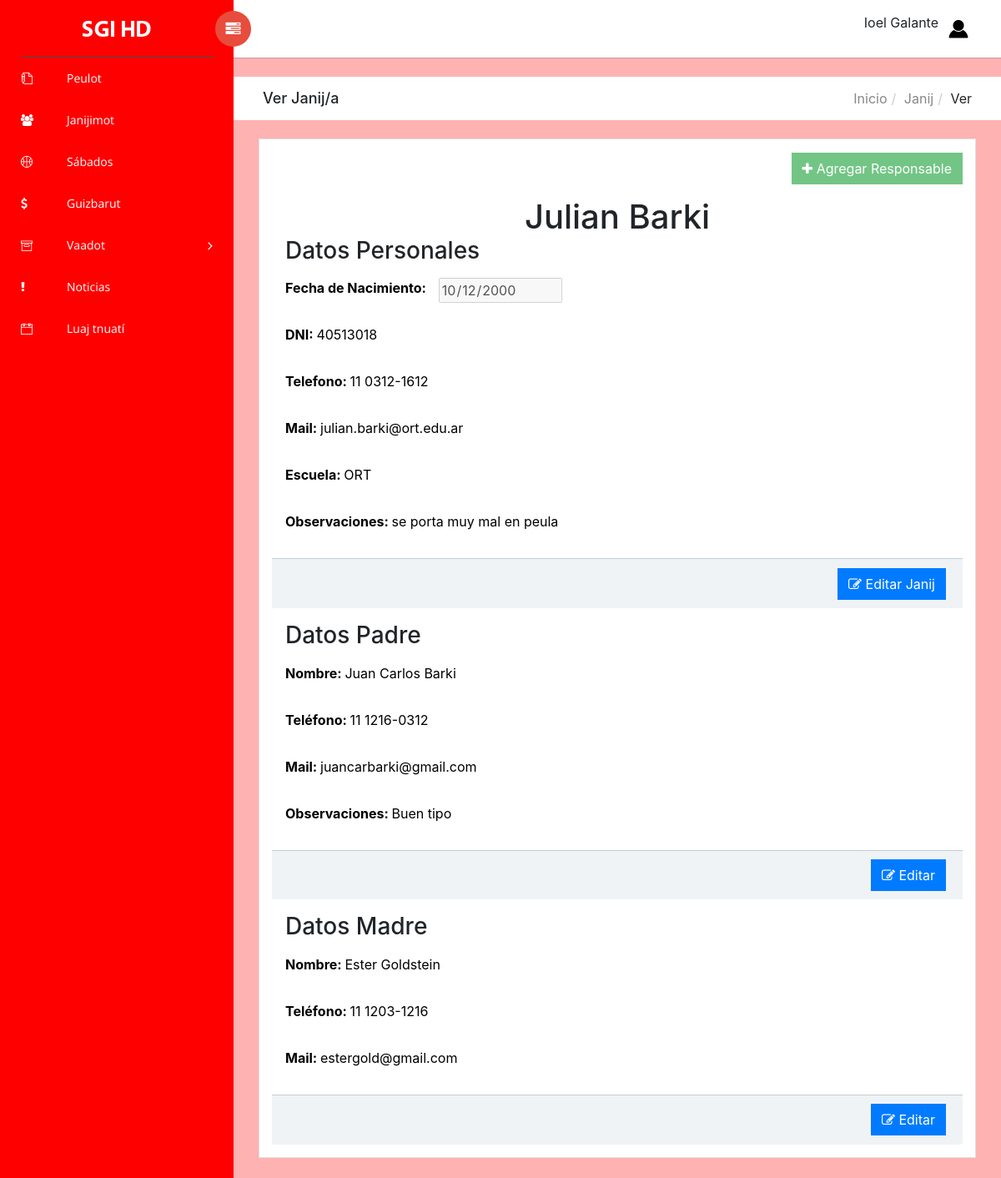
Page /SGI_HD/Janij-Ver.php?id=40513018 (signed in) on the committed database.
### tables this page shows
CREATE TABLE `janijim` (
  `idJanij` int(11) NOT NULL,
  `nombre` varchar(50) NOT NULL,
  `apellido` varchar(50) NOT NULL,
  `kvutza` int(11) NOT NULL,
  `fechaNac` date NOT NULL,
  `escuela` varchar(100) NOT NULL,
  `telefono` varchar(50) DEFAULT NULL,
  `mail` varchar(50) DEFAULT NULL,
  `observaciones` varchar(1500) DEFAULT NULL
);

CREATE TABLE `responsables` (
  `idResponsable` int(11) NOT NULL,
  `nombreR` varchar(50) NOT NULL,
  `apellidoR` varchar(50) NOT NULL,
  `telefonoR` varchar(50) NOT NULL,
  `mailR` varchar(50) NOT NULL,
  `relacion` varchar(50) NOT NULL,
  `observacionesR` varchar(5000) DEFAULT NULL,
  `fechaNacR` date NOT NULL
);

### SGI_HD/dao.php (called while the page is built, shortened)
<?php
function connect() {
   $host='localhost';
   $user='root';
   $pass='';
   $db='sgihd';
   return new PDO("mysql:host={$host};dbname={$db}", $user, $pass);
}
function obtenerJanijPorID($id){
   $pdo = connect();
   $stmt = $pdo -> prepare("CALL obtenerJanijPorID($id)");
   $stmt -> execute();
   return $stmt -> fetch();
}
function obtenerResponsablePorJanij($janij){
   $pdo = connect();
   $stmt = $pdo -> prepare("CALL obtenerResponsablesPorJanij($janij)");
   $stmt -> execute();
   return $stmt -> fetchAll(PDO::FETCH_ASSOC);
}
?>

### SGI_HD/Janij-Ver.php (the view, shortened to what this page needs)
<?php
    include 'header.php';
    include 'dao.php';
    $idJanij = $_GET['id'];
    $janij = obtenerJanijPorID($idJanij);
    $responsables = obtenerResponsablePorJanij($idJanij);
?>
<div class="breadcrumbs">
            <div class="col-sm-4">
                <div class="page-header float-left">
                    <div class="page-title">
                        <h1>Ver Janij/a</h1>
                    </div>
                </div>
            </div>
            <div class="col-sm-8">
                <div class="page-header float-right">
                    <div class="page-title">
                        <ol class="breadcrumb text-right">
                            <li><a href="#">Inicio</a></li>
                            <li><a href="#">Janij</a></li>
                            <li class="active">Ver</li>
                        </ol>
                    </div>
                </div>
            </div>
        </div>
        <div class="content mt-3">
            <div class="animated fadeIn">
                <div class="row">
                    <div class="col-md-12">
                        <div class="col-lg-12">
                            <div class="card">
                                <?php if (count($responsables) < 2){?>
                                    <div class="col-md-12 mt-3 text-right">
                                        <a href="Responsable-AgregarEditar.php?j=<?php echo $janij['idJanij']?>" class="btn btn-success"><i class="fa fa-plus"></i> Agregar Responsable</a>
                                    </div>
                                <?php } else { ?>
                                    <div class="col-md-12 mt-3 text-right">
                                        <a href="Responsable-AgregarEditar.php?j=<?php echo $janij['idJanij']?>" class="btn btn-success disabled"><i class="fa fa-plus"></i> Agregar Responsable</a>
                                    </div>
                                <?php } ?>
                                <div class="card-body card-block">
                                        <div class="text-center">
                                            <h1 class=""><?php echo $janij['nombre'] .' ' .$janij['apellido'] ?></h1>
                                        </div>
                                        <div class="ml-3">
                                            <h3 class="">Datos Personales</h3>
                                        </div>
                                        <div class="row form-group ml-3 mt-3 mr-2">
                                            <p><strong>Fecha de Nacimiento: </strong></p>
                                            <div class="col-sm-4">
                                                <input type="date" name="fPeula" step="1" disabled="true" value="<?php echo $janij['fechaNac'] ?>">
                                            </div>
                                        </div>
                                        <div class="row form-group ml-3 mt-3 mr-2">
                                            <p><strong>DNI: </strong><?php echo $janij['idJanij'] ?></p>
                                        </div>
                                        <?php if ($janij['telefono'] != NULL){?>
                                        <div class="row form-group ml-3 mt-3">
                                            <p><strong>Telefono: </strong><?php echo $janij['telefono'] ?></p>
                                        </div>
                                        <?php }
                                        if ($janij['mail'] != NULL){?>
                                        <div class="row form-group ml-3 mt-3 mr-2">
                                            <p><strong>Mail: </strong><?php echo $janij['mail'] ?></p>
                                        </div>
                                        <?php } ?>
                                        <div class="row form-group ml-3 mt-3 mr-2">
                                            <p><strong>Escuela: </strong><?php echo $janij['escuela'] ?></p>
                                        </div>
                                        <?php if ($janij['observaciones'] != NULL){?>
                                                <div class="row form-group ml-3 mt-3">
                                                    <p><strong>Observaciones: </strong><?php echo $janij['observaciones'] ?></p>
                                                </div>
                                        <?php } ?>
                                        <div class="card-footer text-right">
                                            <a href="Janij-AgregarEditar.php?id=<?php echo $janij['idJanij']?>" class="btn btn-primary"><i class="fa fa-edit"></i> Editar Janij</a>
                                        </div>
                                        <?php for ($i = 0; $i < count($responsables); $i++)
                                        {   ?>
                                            <div class="ml-3 mt-3">
                                                <h3 class="">Datos <?php echo $responsables[$i]['relacion'] ?></h3>
                                            </div>
                                            <div class="row form-group ml-3 mt-3 mr-2">
                                                <p><strong>Nombre: </strong><?php echo $responsables[$i]['nombre'] .' ' .$responsables[$i]['apellido']?></p>
                                            </div>
                                            <div class="row form-group ml-3 mt-3 mr-2">
                                                <p><strong>Teléfono: </strong><?php echo $responsables[$i]['telefono'] ?></p>
                                            </div>
                                            <div class="row form-group ml-3 mt-3 mr-2">
                                                <p><strong>Mail: </strong><?php echo $responsables[$i]['mail'] ?></p>
                                            </div>
                                            <?php if ($responsables[$i]['obs'] != NULL){?>
                                                <div class="row form-group ml-3 mt-3">
                                                    <p><strong>Observaciones: </strong><?php echo $responsables[$i]['obs'] ?></p>
                                                </div>
                                            <?php } ?>
                                            <div class="card-footer text-right">
                                                <a href="Responsable-AgregarEditar.php?j=<?php echo $janij['idJanij']?>&r=<?php echo $responsables[$i]['idResponsable']?>" class="btn btn-primary"><i class="fa fa-edit"></i> Editar</a>
                                            </div>
                                        <?php } ?>
                                </div>
                            </div>
                        </div>
                    </div>
                </div>
<?php
    include 'bottom.php';
?>

### SGI_HD/header.php (shortened to what this page needs)
<!doctype html>
<html class="no-js" lang="es">
<head>
    <link rel="stylesheet" href="vendors/bootstrap/dist/css/bootstrap.min.css">
    <link rel="stylesheet" href="vendors/font-awesome/css/font-awesome.min.css">
    <link rel="stylesheet" href="vendors/themify-icons/css/themify-icons.css">
    <link rel="stylesheet" href="vendors/flag-icon-css/css/flag-icon.min.css">
    <link rel="stylesheet" href="vendors/selectFX/css/cs-skin-elastic.css">
    <link rel="stylesheet" href="vendors/datatables.net-bs4/css/dataTables.bootstrap4.min.css">
    <link rel="stylesheet" href="vendors/datatables.net-buttons-bs4/css/buttons.bootstrap4.min.css">
    <link rel="stylesheet" href="assets/css/style.css">
    <link rel="stylesheet" href="assets/css/estilos.css">
</head>
<body>
    <aside id="left-panel" class="left-panel" style="background-color: #ff0000; color: #FFF;">
        <nav class="navbar navbar-expand-sm navbar-default" style="background-color:#ff0000; color: white;">
            <div class="navbar-header">
                <a class="navbar-brand" href="index.php"><img src="images/logo.png" alt="Logo"></a>
            </div>
            <div id="main-menu" class="main-menu collapse navbar-collapse " >
                <ul class="nav navbar-nav">
                    <?php if ($_SESSION['tafkid'] == 1 || $_SESSION['tafkid'] == 6) {?>
                    <li>
                        <a href="Peula-Listar.php" > <i class="menu-icon fa ti-write  " style="color: white;"></i>Peulot</a>
                    </li>
                    <li>
                        <a href="Janij-Listar.php" style="color: white;"> <i class="menu-icon fa fa-users " style="color: white;"></i>Janijimot</a>
                    </li>
                    <?php } ?>
                    <li>
                        <a href="#" > <i class="menu-icon fa ti-basketball  " style="color: white;"></i>Sábados</a>
                    </li>
                    <li>
                        <a href="#"> <i class="menu-icon fa fa-usd  " style="color: white;"></i>Guizbarut</a>
                    </li>
                    <li class="menu-item-has-children dropdown">
                        <a href="#" class="dropdown-toggle" data-toggle="dropdown" aria-haspopup="true" aria-expanded="false"> <i class="menu-icon fa ti-archive  " style="color: white;"></i>Vaadot</a>
                    </li>
                    <li>
                        <a href="#" > <i class="menu-icon fa fa-exclamation  " style="color: white;"></i>Noticias</a>
                    </li>
                    <li>
                        <a href="#" > <i class="menu-icon fa ti-calendar " style="color: white;"></i>Luaj tnuatí</a>
                    </li>
                </ul>
            </div>
        </nav>
    </aside>
    <div id="right-panel" class="right-panel" style="background-color: #FFB2B2;">
        <header id="header" class="header">
            <div class="header-menu">
                <div class="col-sm-7">
                    <a id="menuToggle" class="menutoggle pull-left"><i class="fa fa fa-tasks"></i></a>
                </div>
                <div class="col-sm-5">
                    <div class="user-area dropdown float-right">
                        <a class="mr-2" ><?php echo $_SESSION['nombre'] ." " .$_SESSION['apellido'] ?></a>
                        <a href="#" class="dropdown-toggle" data-toggle="dropdown"aria-haspopup="true" aria-expanded="false">
                            <img class="user-avatar rounded-circle" src="images/avatar/avatar.png" alt="User Avatar">
                        </a>
                    </div>
                </div>
            </div>
        </header>
        <div class="content mt-3" >
            <div class="animated fadeIn">
                <div class="row">
                    <div class="col-md-12">
                    </div>
                </div>
            </div>
        </div>

### SGI_HD/bottom.php (shortened to what this page needs)
</body>
</html>

### rows in the picture
janijim: nombre "Julian", apellido "Barki", fPeula "10/12/2000", idJanij "40513018", telefono "11 0312-1612", mail "julian.barki@ort.edu.ar", escuela "ORT", observaciones "se porta muy mal en peula"
responsables: relacion "Padre", nombreR "Juan Carlos", apellidoR "Barki", telefonoR "11 1216-0312", mailR "juancarbarki@gmail.com", observacionesR "Buen tipo"
responsables: relacion "Madre", nombreR "Ester", apellidoR "Goldstein", telefonoR "11 1203-1216", mailR "estergold@gmail.com"

### other values in the picture
$_SESSION['nombre'] "Ioel"
$_SESSION['apellido'] "Galante"
